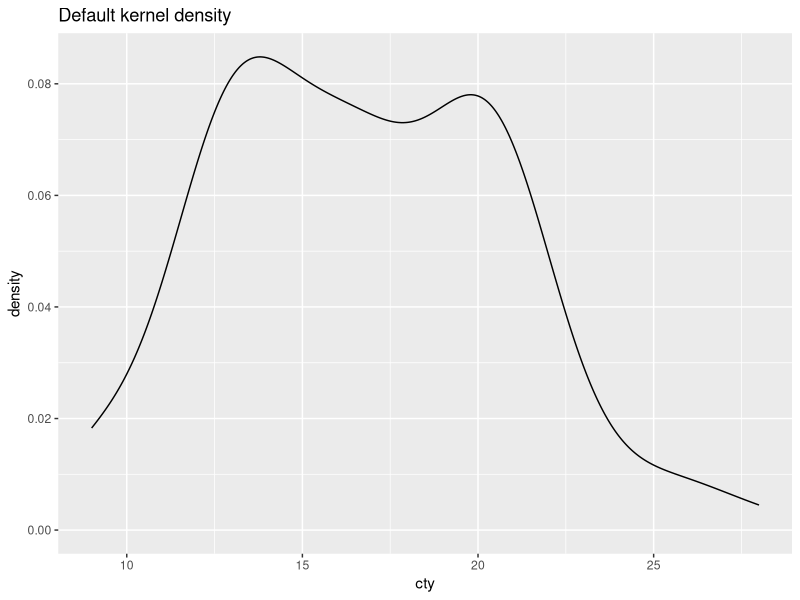
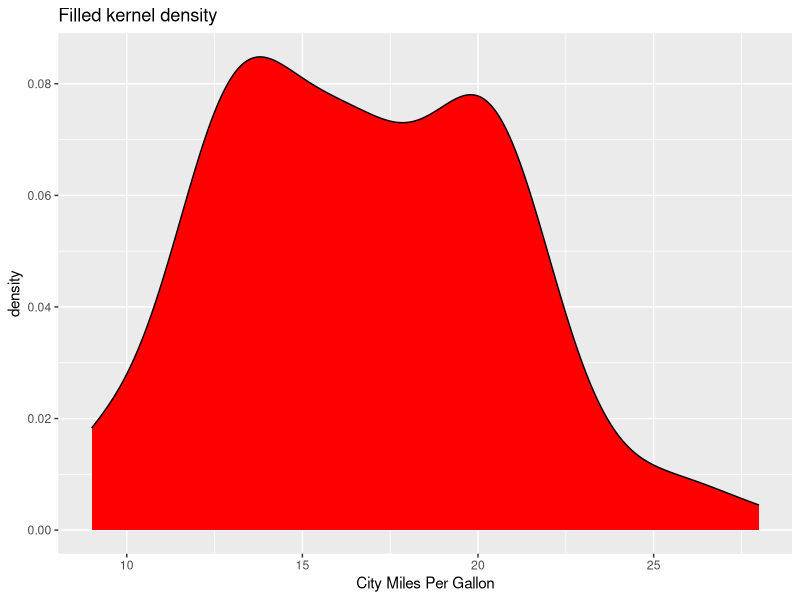
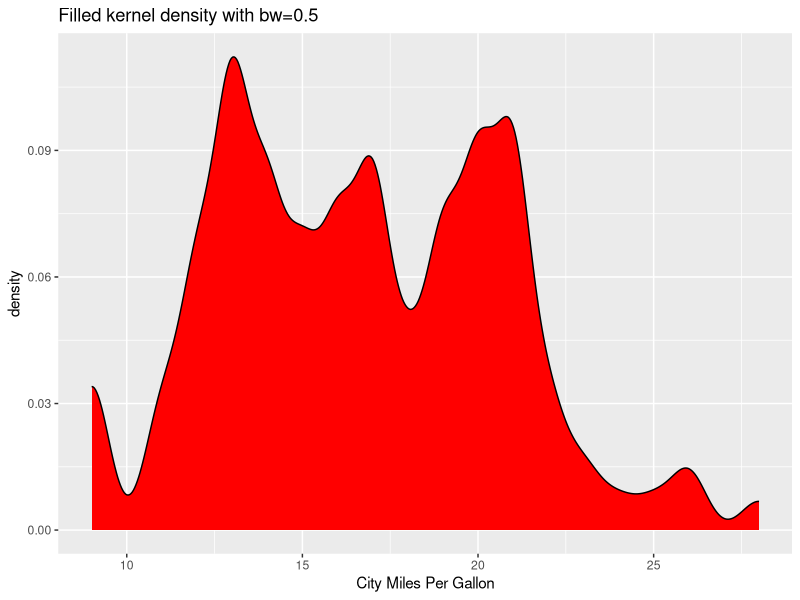
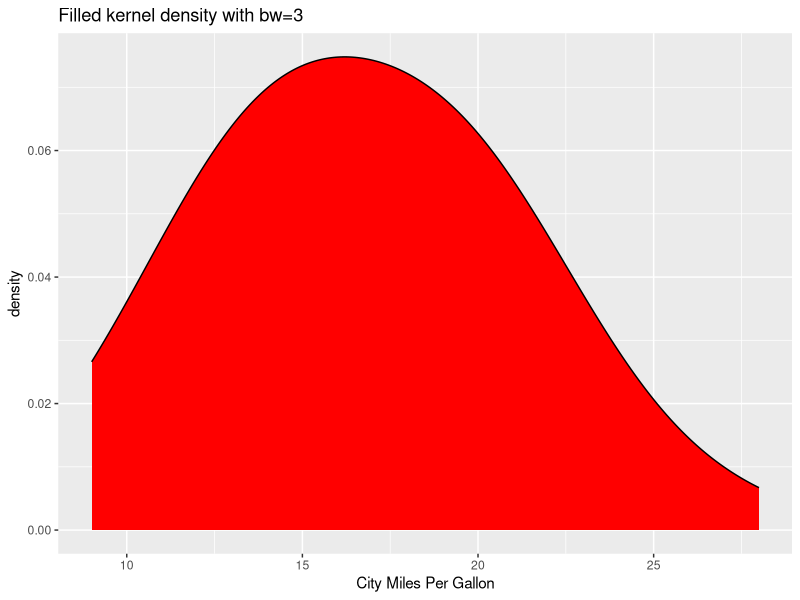
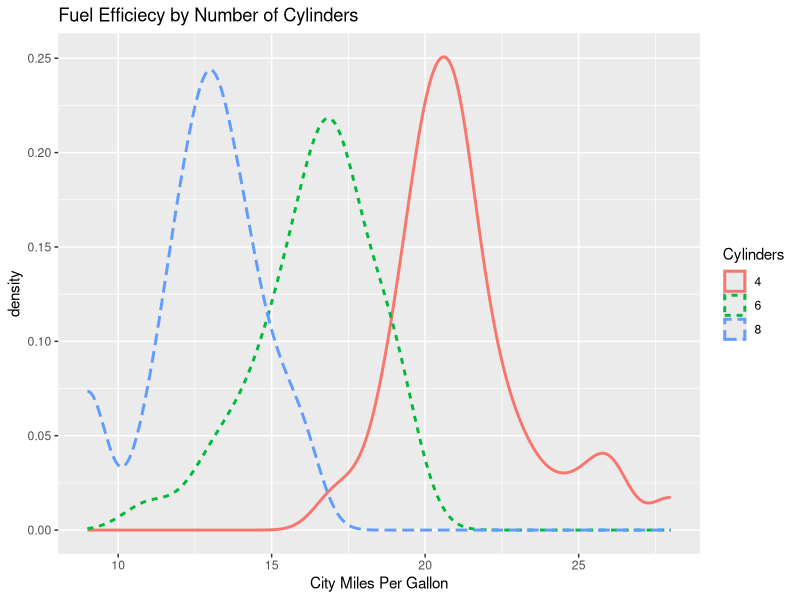
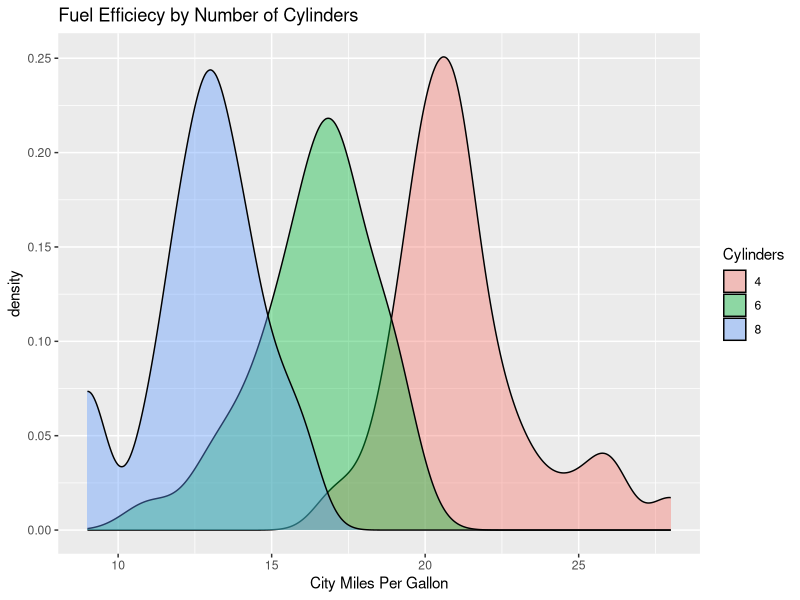

Write R code to recreate these figures, in order.
library(ggplot2)

data(mpg)

cars2008 <- mpg[mpg$year == 2008, ]

ggplot(cars2008, aes(x = cty)) +
  geom_density() +
  labs(title = "Default kernel density")

# 填充区域为红色
ggplot(cars2008, aes(x = cty)) +
  geom_density(fill = "red") +
  labs(
    title = "Filled kernel density",
    x = "City Miles Per Gallon"
  )

# 默认带宽，带宽越小，细节越多
bw.nrd0(cars2008$cty)

ggplot(cars2008, aes(x = cty)) +
  geom_density(fill = "red", bw = 0.5) +
  labs(
    title = "Filled kernel density with bw=0.5",
    x = "City Miles Per Gallon"
  )

ggplot(cars2008, aes(x = cty)) +
  geom_density(fill = "red", bw = 3) +
  labs(
    title = "Filled kernel density with bw=3",
    x = "City Miles Per Gallon"
  )

# 核密度图的比较
data(mpg)
cars2008 <- mpg[mpg$year == 2008 & mpg$cyl != 5, ]
cars2008$Cylinders <- factor(cars2008$cyl)

# 绘制核密度曲线
ggplot(cars2008, aes(x = cty, color = Cylinders, linetype = Cylinders)) +
  geom_density(size = 1) +
  labs(title = "Fuel Efficiecy by Number of Cylinders", x = "City Miles Per Gallon")

# 绘制填充核密度曲线
ggplot(cars2008, aes(x = cty, fill = Cylinders)) +
  geom_density(alpha = 0.4) +
  labs(title = "Fuel Efficiecy by Number of Cylinders", x = "City Miles Per Gallon")
